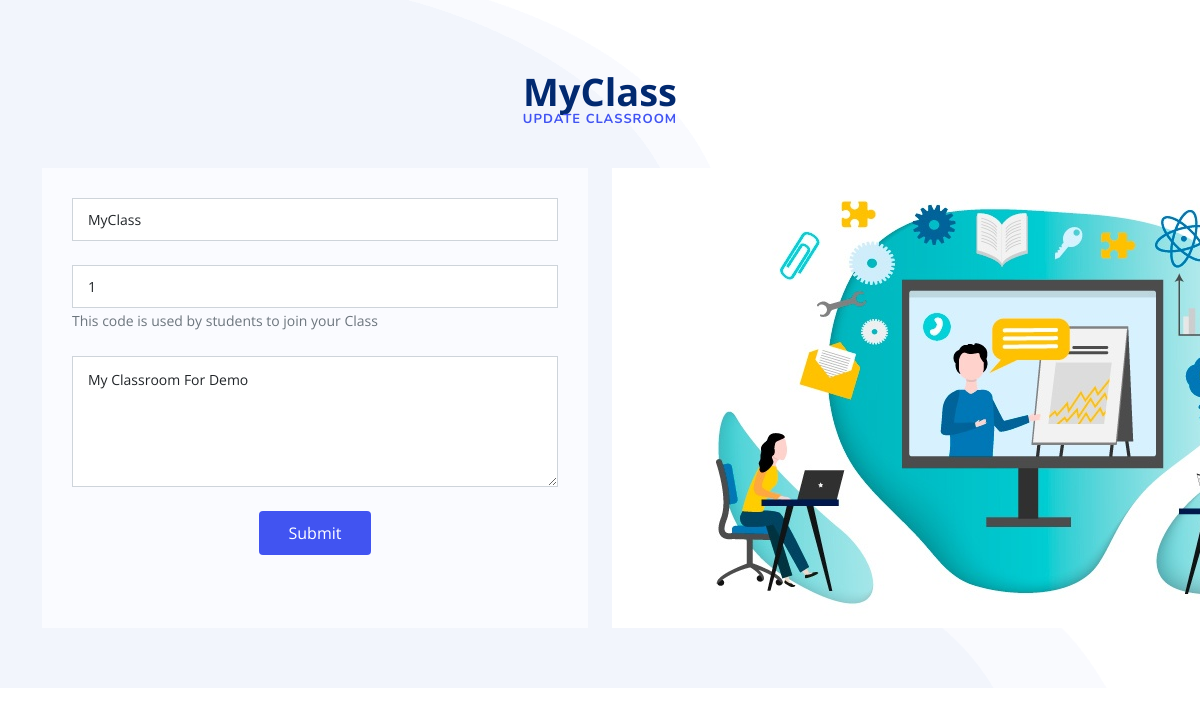
The app's page /1/update_class (signed in) with its own data.
### Classroom/models.py (models this page shows)
class Classroom(models.Model):
	owner = models.ForeignKey(User, on_delete=models.CASCADE) # Teacher
	name = models.CharField(max_length=255) # class name
	code = models.CharField(max_length=5, unique=True) # code for students to join
	desc = models.CharField(max_length=255, blank=True) # class Description for optional
	def __str__(self):
		return self.name

### Classroom/views/Teachers.py (the view)
# urls.py: path('<int:class_id>/update_class', Teachers.update_class, name='update_class'),
@login_required(login_url='login')
@teacher_required
def update_class(request, class_id):
	room = get_object_or_404(Classroom, pk=class_id)
	if request.method == "POST":
		form = CreateClassForm(request.POST, instance=room)
		if form.is_valid():
			form.save()
			messages.success(request, '{} Class is Updated'.format(room))
			return redirect('view_class', class_id)
		else:
			messages.error(request, form.errors)
	else:
		form = CreateClassForm(instance=room)
	return render(request, 'teachers/create_class.html', {'form': form, 'room':room})

### Classroom/forms.py
class CreateClassForm(forms.ModelForm):
    class Meta:
        model = Classroom
        fields= ('name', 'code', 'desc')
        widgets={
        'name':forms.TextInput(attrs={'class':'form-control','placeholder':'Classroom Name'}),
        'desc':forms.Textarea(attrs={ 'rows': 5, 'class':'form-control','placeholder':'Description'}),
        'code':forms.TextInput(attrs={'class':'form-control','placeholder':'Unique Code'})
        }

### templates/teachers/create_class.html (shortened to what this page needs)
{% extends 'base.html' %}
{% load static %}
{% block header %}
	<header id="header" class="header fixed-top">
	</header>
{% endblock %}
{% block main %}
    <section id="contact" class="contact" style="background-image: url('{% static 'assets/img/hero-bg.png' %}');">
      <div class="container" data-aos="fade-up">
        <header class="section-header">
          {% if room %}
            <p>{{room}}</p>
            <h2>Update Classroom</h2>
          {% else %}
            <h2>Create</h2>
            <p>Create Classroom</p>
          {% endif %}
        </header>
        <div class="row gy-4">
          <div class="col-lg-6">
            <form  method="post" class="php-email-form">
              <div class="row gy-4">
                <div class="col-md-12">
                  {{ form.name }}
                </div>
                <div class="col-md-12">
                  {{ form.code }}
                  <small id="emailHelp" class="form-text text-muted">This code is used by students to join your Class</small>
                </div>
                <div class="col-md-12">
                  {{ form.desc }}
                </div>
                <div class="col-md-12 text-center">
                  <button type="submit">Submit</button>
                </div>
              </div>
            </form>
          </div>
         	<div class="col-lg-6">
            <div class="row gy-4">
              <div class="col-md-6">
              	<img src="{% static 'assets/img/OnlineClass.jpg' %}">
              </div>
            </div>
          </div>
        </div>
      </div>
    </section>
{% endblock %}

### static/assets/style.css (style rules this page uses)
:root { scroll-behavior: smooth; }
body { font-family: "Open Sans", sans-serif; color: #444444; }
h1, h2, h3, h4, h5, h6 { font-family: "Nunito", sans-serif; }
section { padding: 60px 0; overflow: hidden; }
.section-header { text-align: center; padding-bottom: 40px; }
.section-header h2 { font-size: 13px; letter-spacing: 1px; font-weight: 700; margin: 0; color: #4154f1; text-transform: uppercase; }
.section-header p { margin: 10px 0 0 0; padding: 0; font-size: 38px; line-height: 42px; font-weight: 700; color: #012970; }
.header { transition: all 0.5s; z-index: 997; padding: 20px 0; }
.contact .php-email-form { background: #fafbff; padding: 30px; height: 100%; }
.contact .php-email-form input, .contact .php-email-form textarea { border-radius: 0; box-shadow: none; font-size: 14px; border-radius: 0; }
.contact .php-email-form input { padding: 10px 15px; }
.contact .php-email-form textarea { padding: 12px 15px; }
.contact .php-email-form button[type="submit"] { background: #4154f1; border: 0; padding: 10px 30px; color: #fff; transition: 0.4s; border-radius: 4px; }

### records on screen
Classroom: name "MyClass", code "1", desc "My Classroom For Demo"
